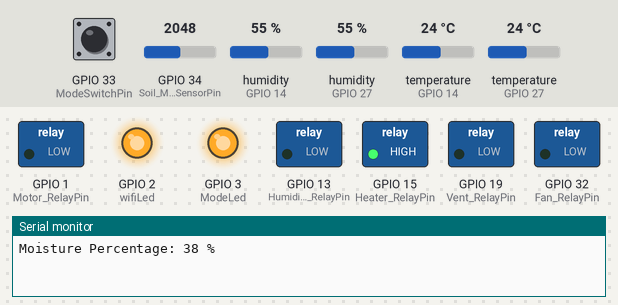
Bench run of a sketch on a simulated ESP32. Shown: switched loads named in the sketch (green lamp = pin HIGH), output pins drawn as LEDs (lit = HIGH), the last lines printed to the serial monitor. The inputs (shaded band) are chosen by the test bench; at power-on: GPIO 33 (ModeSwitchPin) HIGH, temperature (sensors on GPIO 27, GPIO 14) 24 °C, GPIO 34 (Soil_Moisture_SensorPin) = 2048, humidity (sensors on GPIO 14, GPIO 27) 55 %. WiFi joins after 1.5 s; servers stay silent unless stated.

Above: at 6.2 s.
6.3 s: GPIO 33 (ModeSwitchPin) pulled LOW for 1.5 s
At 10.8 s:
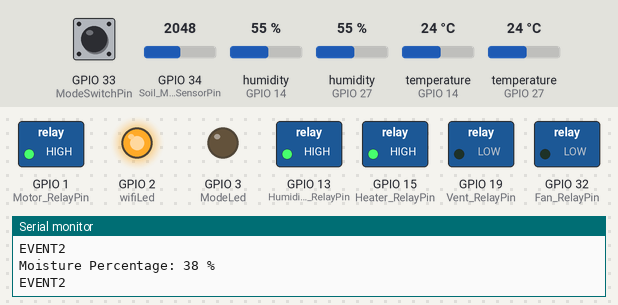
11.1 s: GPIO 33 (ModeSwitchPin) pulled LOW for 1.5 s
At 13.4 s:
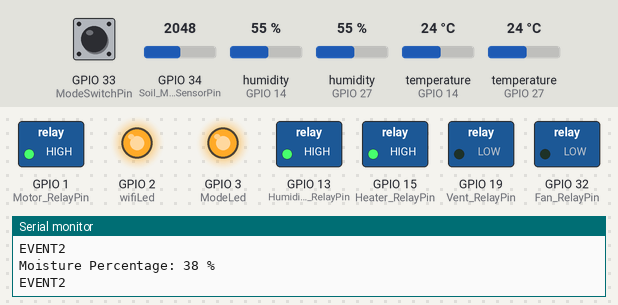
At 14.6 s:
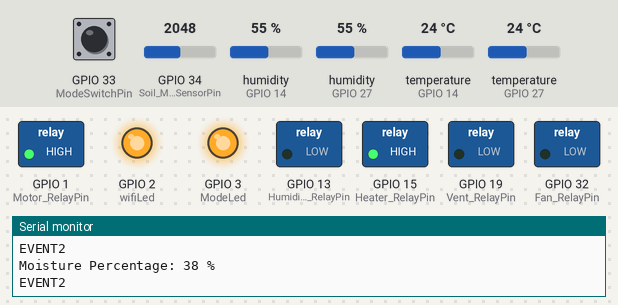
15.1 s: temperature (sensor on GPIO 27) set to 20.8 °C
16.9 s: temperature (sensor on GPIO 27) set to 19.3 °C
At 18.5 s:
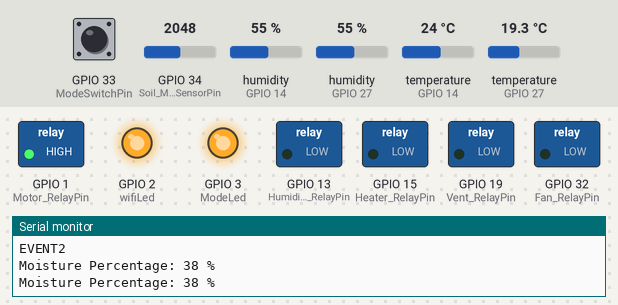
19.6 s: GPIO 34 (Soil_Moisture_SensorPin) set to 2699
21.3 s: GPIO 34 (Soil_Moisture_SensorPin) set to 2808
Timing chart, 0 to 24.3 s (numbered marks = the images above; inputs shaded):
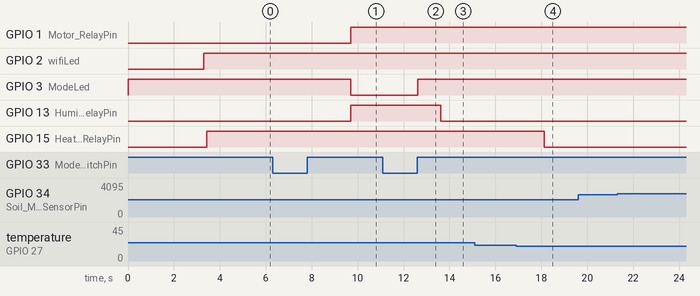

Measured:
- the behaviour switches between 20 and 19.9 °C on temperature (sensor on GPIO 27) (found by bisection; images 3 and 4)
- after the input at 6.3 s, GPIO 1 (Motor_RelayPin), GPIO 13 (Humidifier_RelayPin): LOW → HIGH after 3.4 s; GPIO 3 (ModeLed): HIGH → LOW after 3.4 s
- after the input at 11.1 s, GPIO 3 (ModeLed): LOW → HIGH after 1.5 s; GPIO 13 (Humidifier_RelayPin): HIGH → LOW after 2.5 s
- after the input at 16.9 s, GPIO 15 (Heater_RelayPin): HIGH → LOW after 1.2 s

The sketch:

greenhouse_2.0.ino
```cpp
/* Fill-in your Template ID (only if using Blynk.Cloud) */
#define BLYNK_TEMPLATE_NAME "Greenhouse"
#define BLYNK_AUTH_TOKEN "ajeuZJMB4uGp8V4rfbhJ3s71_wKGD4fA"
#define BLYNK_TEMPLATE_ID "TMPL6Xr608Zyd"

// Your WiFi credentials.
// Set password to "" for open networks.
char ssid[] = "ravindu"; //WiFi Name
char pass[] = "12121212"; //WiFi Password

//Set the maximum wet and maximum dry value measured by the sensor
int wetSoilVal = 1104 ;  //min value when soil is wet
int drySoilVal = 2635 ;  //max value when soil is dry

//Set ideal moisture range percentage(%) in soil
int moistPerLow =   20 ;  //min moisture %
int moistPerHigh =   80 ;  //max moisture %

int hulow =   85;
int huhigh =   90 ;

int templow = 20 ;
int temphigh = 22 ;


#include <WiFi.h>
#include <WiFiClient.h>
#include <BlynkSimpleEsp32.h>
#include <DHT.h>
#include <AceButton.h>
using namespace ace_button;

// Define connections to sensor
#define Temperature_SensorPino    14   //D14
#define Soil_Moisture_SensorPin   34  //D34
#define Temperature_SensorPin     27 //D14
#define Motor_RelayPin            1 //D25
#define Fan_RelayPin              32
#define Heater_RelayPin           15
#define Vent_RelayPin             19
#define Humidifier_RelayPin       13
#define wifiLed                    2  //D2
#define ModeSwitchPin             33  //D33
#define ModeLed                   3 //D15


#define DHTTYPE DHT22
#define DHTTYPEo DHT11
//Change the virtual pins according the rooms
#define VPIN_Moisture    V1
#define VPIN_TEMPERATURE V2
#define VPIN_HUMIDITY    V3
#define VPIN_MODE_SWITCH V4
#define VPIN_FAN         V5
#define VPIN_VENT        V6
#define VPIN_HUMIDIFIER  V7
#define VPIN_HEATER      V8
#define VPIN_MOTOR       V9
#define VPIN_TO         V10
#define VPIN_HO         V11


int     sensorVal;
int     moisturePercentage;
bool    toggleRelay = HIGH; //Define to remember the toggle state
bool    toggleRelay1 =  HIGH;
bool    toggleRelay2 =  HIGH;
bool    toggleRelay3 =  HIGH;
bool    prevMode = true;
int     temperature1 = 0;
int     humidity1   = 0;
int     temperature1o = 0;
int     humidity1o   = 0;
String  currMode  = "A";

char auth[] = BLYNK_AUTH_TOKEN;


ButtonConfig config2;
AceButton button2(&config2);

void handleEvent2(AceButton*, uint8_t, uint8_t);

BlynkTimer timer;
DHT dht(Temperature_SensorPin, DHTTYPE);
DHT dhto(Temperature_SensorPino, DHTTYPEo);

void checkBlynkStatus() { // called every 3 seconds by SimpleTimer

  bool isconnected = Blynk.connected();
  if (isconnected == false) {
    Serial.print("Blynk Not Connected ");
    digitalWrite(wifiLed, LOW);
  }
  if (isconnected == true) {
    digitalWrite(wifiLed, HIGH);
    //Serial.println("Blynk Connected");
  }
}
BLYNK_CONNECTED() {
  Blynk.syncVirtual(VPIN_Moisture);
  Blynk.syncVirtual(VPIN_FAN);
  Blynk.syncVirtual(VPIN_TEMPERATURE);
  Blynk.syncVirtual(VPIN_HUMIDITY);
  Blynk.syncVirtual(VPIN_VENT);
  Blynk.syncVirtual(VPIN_MOTOR);
  Blynk.syncVirtual(VPIN_HEATER);
  Blynk.syncVirtual(VPIN_HUMIDIFIER);
  Blynk.syncVirtual(VPIN_TO);
  Blynk.syncVirtual(VPIN_HO);
  //Blynk.syncVirtual(VPIN_MODE_SWITCH);
  Blynk.virtualWrite(VPIN_MODE_SWITCH, prevMode);
}
BLYNK_WRITE(VPIN_MOTOR) {
  if(!prevMode){
    toggleRelay = param.asInt();
    digitalWrite(Motor_RelayPin, toggleRelay);
  }
  else{
    Blynk.virtualWrite(VPIN_MOTOR, toggleRelay);
  }
}
BLYNK_WRITE(VPIN_FAN) {
  if(!prevMode){
    toggleRelay2 = param.asInt();
    digitalWrite(Fan_RelayPin, toggleRelay2);
  }
  else{
    Blynk.virtualWrite(VPIN_FAN, toggleRelay2);
  }
}
BLYNK_WRITE(VPIN_HUMIDIFIER) {
  if(!prevMode){
    toggleRelay3 = param.asInt();
    digitalWrite(Humidifier_RelayPin, toggleRelay3);
  }
  else{
    Blynk.virtualWrite(VPIN_HUMIDIFIER, toggleRelay3);
  }
}
BLYNK_WRITE(VPIN_HEATER) {
  if(!prevMode){
    toggleRelay1 = param.asInt();
    digitalWrite(Heater_RelayPin , toggleRelay1);
  }
  else{
    Blynk.virtualWrite(VPIN_HEATER, toggleRelay1);
  }
}

BLYNK_WRITE(VPIN_MODE_SWITCH) {
  if(prevMode !=  param.asInt()){
    prevMode =  param.asInt();
    currMode = prevMode ? "A" : "M";
    digitalWrite(ModeLed, prevMode);

    if(!prevMode ==HIGH && toggleRelay == LOW){
      digitalWrite(Motor_RelayPin, HIGH);
      toggleRelay = HIGH;
      Blynk.virtualWrite(VPIN_MOTOR, toggleRelay);
    }
     if(!prevMode==HIGH  && toggleRelay2 == LOW){
      digitalWrite(Fan_RelayPin, HIGH);
      toggleRelay2 = HIGH;
      Blynk.virtualWrite(VPIN_FAN, toggleRelay2);
    }
         if(!prevMode==HIGH  && toggleRelay1 == LOW){
      digitalWrite(Heater_RelayPin, HIGH);
      toggleRelay1 = HIGH;
      Blynk.virtualWrite(VPIN_HEATER, toggleRelay1);
    }
         if(!prevMode==HIGH  && toggleRelay3 == LOW){
      digitalWrite(Humidifier_RelayPin, HIGH);
      toggleRelay3 = HIGH;
      Blynk.virtualWrite(VPIN_HUMIDIFIER, toggleRelay3);
    }
   }
}

void getMoisture(){
  sensorVal = analogRead(Soil_Moisture_SensorPin);

  if (sensorVal > (wetSoilVal - 100) && sensorVal < (drySoilVal + 100) ){
    moisturePercentage = map(sensorVal ,drySoilVal, wetSoilVal, 0, 100);
    // Print result to serial monitor
    Serial.print("Moisture Percentage: ");
    Serial.print(moisturePercentage);
    Serial.println(" %");
  }
  else{
    Serial.println(sensorVal);
  }
  delay(100);
}

void getWeather(){

  float h = dht.readHumidity();
  float t = dht.readTemperature(); // or dht.readTemperature(true) for Fahrenheit

  if (isnan(h) || isnan(t)) {
    Serial.println("Failed to read from DHT sensor!");
    return;
  }
  else {
    humidity1 = int(h);
    temperature1 = int(t);
   // Serial.println(temperature1);
   // Serial.println(humidity1);
  }
}
void getWeathero(){

  float ho = dhto.readHumidity();
  float to = dhto.readTemperature(); // or dht.readTemperature(true) for Fahrenheit

  if (isnan(ho) || isnan(to)) {
    Serial.println("Failed to read from DHT sensoro!");
    return;
  }
  else {
    humidity1o = int(ho);
    temperature1o = int(to);
   // Serial.println(temperature1);
   // Serial.println(humidity1);
  }
}

void sendSensor(){
  getMoisture(); // get Moisture reading
  getWeather(); // get reading from DHT11
   getWeathero();

  Blynk.virtualWrite(VPIN_Moisture, moisturePercentage);
  Blynk.virtualWrite(VPIN_TEMPERATURE, temperature1);
  Blynk.virtualWrite(VPIN_HUMIDITY, humidity1);
  Blynk.virtualWrite(VPIN_HO,humidity1o );
  Blynk.virtualWrite(VPIN_TO, temperature1o);
}

void controlMoist(){
  if(prevMode){
    if (moisturePercentage < (moistPerLow)){
      if (toggleRelay ==  HIGH){

        digitalWrite(Motor_RelayPin, LOW);
        toggleRelay = LOW;
        Blynk.virtualWrite(VPIN_MOTOR, toggleRelay);
        delay(1000);
      }
    }
    if (moisturePercentage > (moistPerHigh)){
      if (toggleRelay == LOW){

        digitalWrite(Motor_RelayPin, HIGH);
        toggleRelay = HIGH;
        Blynk.virtualWrite(VPIN_MOTOR, toggleRelay);
        delay(1000);
      }
    }
  }
  else{

  }
}

void controlTemp(){
 if(prevMode){
    if (temperature1 < (templow)){
      if (toggleRelay1 ==  HIGH){

        digitalWrite(Heater_RelayPin, LOW);
        toggleRelay1 = LOW;
        Blynk.virtualWrite(VPIN_HEATER, toggleRelay1);
        delay(1000);
      }
    }
    if(temperature1 > (templow)){
      if (toggleRelay1 == LOW){
        digitalWrite(Heater_RelayPin,  HIGH);
        toggleRelay1 =  HIGH;
        Blynk.virtualWrite(VPIN_HEATER, toggleRelay1);
        delay(1000);
      }
    }
    if (temperature1 > (temphigh)){
      if (toggleRelay2 ==  HIGH){

        digitalWrite(Fan_RelayPin, LOW);
        toggleRelay = LOW;
        Blynk.virtualWrite(VPIN_FAN, toggleRelay2);
        delay(1000);
      }
    }
    if(temperature1 < (temphigh)){
      if (toggleRelay2 == LOW){
        digitalWrite(Fan_RelayPin,  HIGH);
        toggleRelay2 =  HIGH;
        Blynk.virtualWrite(VPIN_FAN, toggleRelay2);
        delay(1000);
      }
    }
 }
  else{

  }
}

void controlHumidity(){
  if(prevMode){
    if (humidity1 < (hulow)){
      if (toggleRelay3 ==  HIGH){

        digitalWrite(Humidifier_RelayPin, LOW);
        toggleRelay3 = LOW;
        Blynk.virtualWrite(VPIN_HUMIDIFIER, toggleRelay3);
        delay(1000);
      }
    }
    if (humidity1 > (huhigh)){
      if (toggleRelay3 == LOW){

        digitalWrite(Humidifier_RelayPin, HIGH);
        toggleRelay3 =  HIGH;
        Blynk.virtualWrite(VPIN_HUMIDIFIER, toggleRelay3);
        delay(1000);
      }
    }
  }
  else{

  }
}


void setup() {
  // Set up serial monitor
  Serial.begin(115200);

  // Set pinmodes for GPIOs
  pinMode(Motor_RelayPin, OUTPUT);
  pinMode(wifiLed, OUTPUT);
  pinMode(ModeLed, OUTPUT);
  pinMode(Fan_RelayPin , OUTPUT);
  pinMode(Heater_RelayPin , OUTPUT);
  pinMode(Vent_RelayPin , OUTPUT);
  pinMode(Humidifier_RelayPin , OUTPUT);


  pinMode(ModeSwitchPin, INPUT_PULLUP);

  digitalWrite(wifiLed, LOW);
  digitalWrite(ModeLed, LOW);


  dht.begin();    // Enabling DHT sensor
  dhto.begin();

  config2.setEventHandler(button2Handler);

  button2.init(ModeSwitchPin);

  WiFi.begin(ssid, pass);
  timer.setInterval(2000L, checkBlynkStatus); // check if Blynk server is connected every 2 seconds
  timer.setInterval(3000L, sendSensor); // display and send sensor reading every 3 seconds
  Blynk.config(auth);
  //delay(1000);
  digitalWrite(ModeLed, prevMode);
}
 void loop() {

  Blynk.run();
  timer.run(); // Initiates SimpleTimer

  button2.check();

  controlMoist();
  controlTemp();
  controlHumidity();
}


void button2Handler(AceButton* button, uint8_t eventType, uint8_t buttonState) {
  Serial.println("EVENT2");
  switch (eventType) {
    case AceButton::kEventReleased:
      //Serial.println("kEventReleased");
      if(prevMode ==HIGH && toggleRelay == LOW){
        digitalWrite(Motor_RelayPin,  HIGH);
        toggleRelay =  HIGH;
        Blynk.virtualWrite(VPIN_MOTOR, toggleRelay);
      }
      if(prevMode == HIGH && toggleRelay1 == LOW){
        digitalWrite(Heater_RelayPin,  HIGH);
        toggleRelay1 = HIGH;
        Blynk.virtualWrite(VPIN_HEATER, toggleRelay1);
      }
      if(prevMode==HIGH && toggleRelay2 == LOW){
        digitalWrite(Fan_RelayPin,  HIGH);
        toggleRelay2 =  HIGH;
        Blynk.virtualWrite(VPIN_FAN, toggleRelay2);
      }
      if(prevMode==HIGH && toggleRelay3 == LOW){
        digitalWrite(Humidifier_RelayPin,  HIGH);
        toggleRelay3 = HIGH;
        Blynk.virtualWrite(VPIN_HUMIDIFIER, toggleRelay3);
      }
      prevMode = !prevMode;
      currMode = prevMode ? "A" : "M";
      digitalWrite(ModeLed, prevMode);
      Blynk.virtualWrite(VPIN_MODE_SWITCH, prevMode);

      break;
  }
}
```
